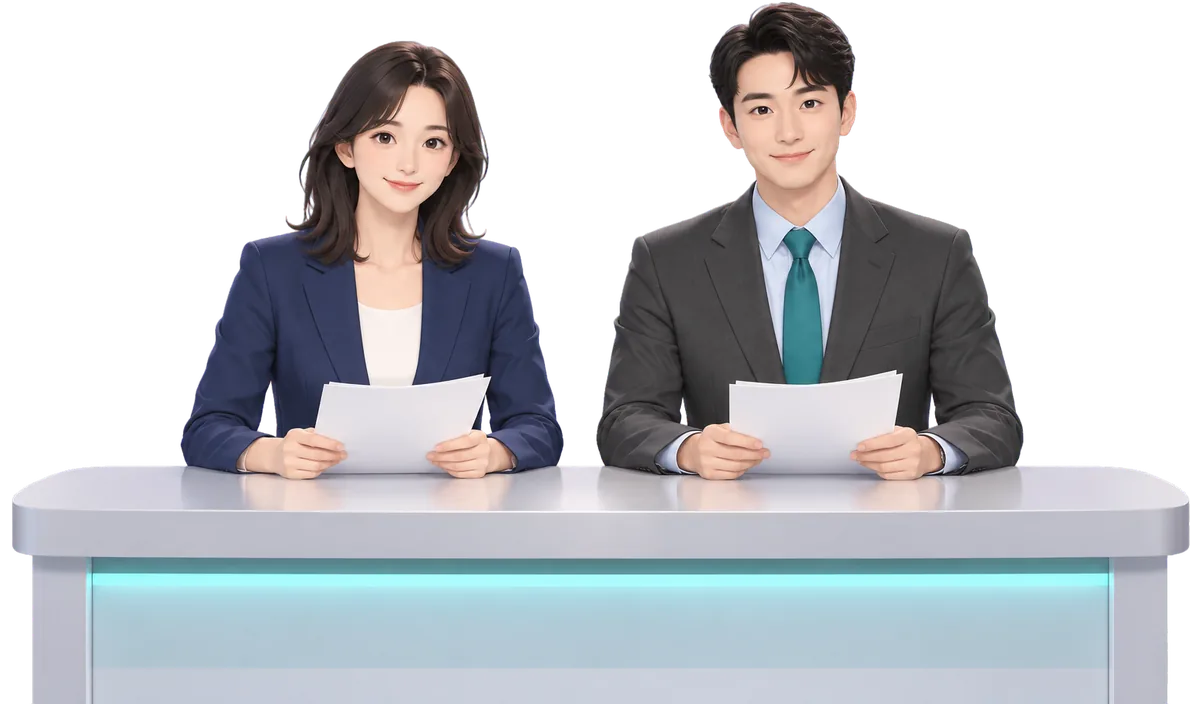
#> input picture assets/img/anchors_idle.webp, 1200 x 704 px, given in place of anchors_idle.png, which was not available; the run also reads 1 picture not shown here
$ python process_assets.py ../assets/img/senior.webp
#> lines starting #> are read from the running program, lines starting #| are printed output that depends on the picture; after the words box and inside, x2 and y2 are one past the last pixel; in counts of white or black regions, pixels touching at a corner belong together; pictures that were not available may be replaced by others from this repository, and a replacement may not be noted
# -*- coding: utf-8 -*-
"""assets/raw/*.png(Codex 생성 원본, 화풍 B)를 게임이 읽는 assets/img/*.webp로 만든다.

    python tools/process_assets.py            # 모두 만들기
    python tools/process_assets.py --check    # 만든 파일의 크기·투명도만 점검

출처: 자홍 배경 지우기(key_out)·여백 자르기(trim)는 「음운 해전」 pblsketch/sori-haejeon tools/process_assets.py를 가져왔다.

- anchors_<상태>(idle·read·oops·happy·puzzled): 자홍(#FF00FF) 배경을 지워 투명하게 → 책상(아래쪽 가장 넓은 불투명 줄)의
  왼쪽 · 오른쪽 끝이 판의 같은 자리에 오도록 크기를 맞춘다 → 같은 크기의 판(가로 1200)에 '아래 가운데'를 맞춰 놓는다.
  상태를 바꿔 끼워도 책상이 움직이지 않게(종이가 책상 밖으로 삐져나와도 책상 폭으로 맞춤).
- senior: 배경을 지우고 여백을 잘라 가로 640 이하.
- studio_bg: 3:2 그대로 1280×853.
- title: 2:3 그대로 768×1152(시작 화면 오른쪽 그림).
- chapter_badges: 한 장에 그린 장 배지 8개(4열 × 2줄) → 배경을 지우고 덩어리 8개를 줄·열 차례로 잘라 ch1~ch8(가로 256, 시작 화면 장 카드 · 지침 · 결과 머리).
- ui_icons: 같은 화풍의 화면 아이콘 8개(4열 × 2줄) → ic_guide · ic_review · ic_rule · ic_trophy · ic_blocks · ic_mark · ic_onair · ic_hint(가로 192 — 화면 제목 옆 · 게임 방법 카드).
- start_banner: 가운데 띠(위아래를 잘라 12:5)만 1200×500(휴대폰 세로 시작 화면 머리 그림).
원본(assets/raw/)은 저장소에 올리지 않는다. 프롬프트는 tools/prompts/<이름>.txt, 기록은 design/style-samples.md '게임 그림'.
"""
import os
import sys
import numpy as np
from PIL import Image
from scipy import ndimage

ROOT = os.path.dirname(os.path.dirname(os.path.abspath(__file__)))
RAW = os.path.join(ROOT, 'assets', 'raw')
OUT = os.path.join(ROOT, 'assets', 'img')

ANCHORS = ['idle', 'read', 'oops', 'happy', 'puzzled']
KEY = np.array([255, 0, 255], dtype=np.float32)


def raw(name):
#> called with name = 'anchors_idle'
    return Image.open(os.path.join(RAW, name + '.png')).convert('RGB')


def save_webp(im, name, q=82):
    path = os.path.join(OUT, name + '.webp')
    if im.mode == 'RGBA':
        im.save(path, 'WEBP', quality=q, method=6, exact=False)
    else:
        im.convert('RGB').save(path, 'WEBP', quality=q, method=6)
    print(f'  {name}.webp {im.size[0]}x{im.size[1]} {im.mode} {os.path.getsize(path) // 1024}KB')


def key_out(im):
    """자홍 배경을 투명하게. 한 점 = (1-f)·본래 색 + f·자홍 으로 보고 f = (min(R,B) - G) / 255.
    사람·옷·책상(남색·회색·청록·살색)은 min(R,B) <= G 이거나 아주 작아 지워지지 않고, 머리카락 가장자리처럼
    자홍이 섞인 곳은 본래 색으로 되돌리며 반투명이 된다."""
    a = np.asarray(im, dtype=np.float32)
    r, g, b = a[..., 0], a[..., 1], a[..., 2]
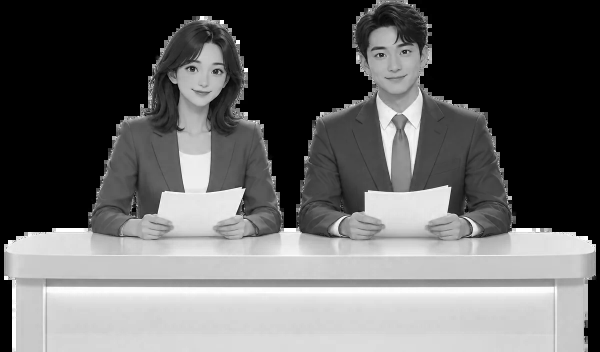
#> b: shape (704, 1200) float32 (shown at 1/2 size); min 0, max 255, mean 100.6
    f = np.clip((np.minimum(r, b) - g) / 255.0, 0, 1)
    f = np.where(f < 0.06, 0.0, f)          # 압축 잡티 · 살색의 붉은 기운은 무시
    f = np.where(f > 0.80, 1.0, f)          # 거의 순수한 자홍은 완전히 투명
    alpha = 1 - f
    al = np.clip(alpha, 1e-3, 1)[..., None]
    rgb = np.clip((a - f[..., None] * KEY) / al, 0, 255)
    rgb = np.where(alpha[..., None] > 0, rgb, 0)
    solid = alpha > 0.1
#> solid: shape (704, 1200) bool; every value is 1
    lab, n = ndimage.label(solid)
#> lab: shape (704, 1200) int32; every value is 1
#> n = 1
    if n:
        sizes = ndimage.sum(solid, lab, range(1, n + 1))
#> sizes = [844800]
        tiny = np.isin(lab, np.nonzero(sizes < 40)[0] + 1)
#> tiny: shape (704, 1200) bool; every value is 0
        alpha = np.where(tiny, 0.0, alpha)
    out = np.dstack([rgb, alpha[..., None] * 255]).astype(np.uint8)
    return Image.fromarray(out, 'RGBA')


def trim(im, pad=8):
#> called with pad = 0
    bbox = im.getchannel('A').point(lambda v: 255 if v > 8 else 0).getbbox()
#> bbox = (0, 0, 1200, 704)
    if not bbox:
        return im
    l, t, r, b = bbox
#> l = 0; t = 0; r = 1200; b = 704
    return im.crop((max(0, l - pad), max(0, t - pad), min(im.width, r + pad), min(im.height, b + pad)))


def fit_width(im, w):
    if im.width <= w:
        return im
    h = round(im.height * w / im.width)
    return im.resize((w, h), Image.LANCZOS)


def desk_fit(im, desk_w):
    """책상 윗면 높이(아래에서 25% 줄)의 불투명 구간을 책상 폭으로 보고, 그 폭이 desk_w가 되게 줄인다.
    돌려주는 값: (그림, 줄인 그림에서 책상 왼쪽 끝 x)"""
#> called with desk_w = 1176
    a = np.asarray(im.getchannel('A')) > 128
    row = a[int(im.height * 0.75)]
    xs = np.nonzero(row)[0]
#> xs = 1200 values from 0 to 1199
    l, r = (int(xs[0]), int(xs[-1])) if len(xs) else (0, im.width - 1)
#> l = 0; r = 1199
    k = desk_w / max(1, r - l)
#> k = 0.981
    out = im.resize((max(1, round(im.width * k)), max(1, round(im.height * k))), Image.LANCZOS)
#> out: PIL image 1177x690 RGBA
    return out, round(l * k)


# [14 lines left out: function badges, not called in this run]


def build():
    os.makedirs(OUT, exist_ok=True)
    # 아나운서 다섯 상태: 같은 판(가로 W)에 아래 가운데를 맞춘다
    W = 1200
    cut = []
    for s in ANCHORS:
        p = os.path.join(RAW, 'anchors_' + s + '.png')
        if not os.path.exists(p):
            print('  (없음) anchors_' + s)
            continue
        im_, left_ = desk_fit(trim(key_out(raw('anchors_' + s)), pad=0), W - 24)
#> left_ = 0
#> pass 3 of the loop in build, `for s in ANCHORS:`:
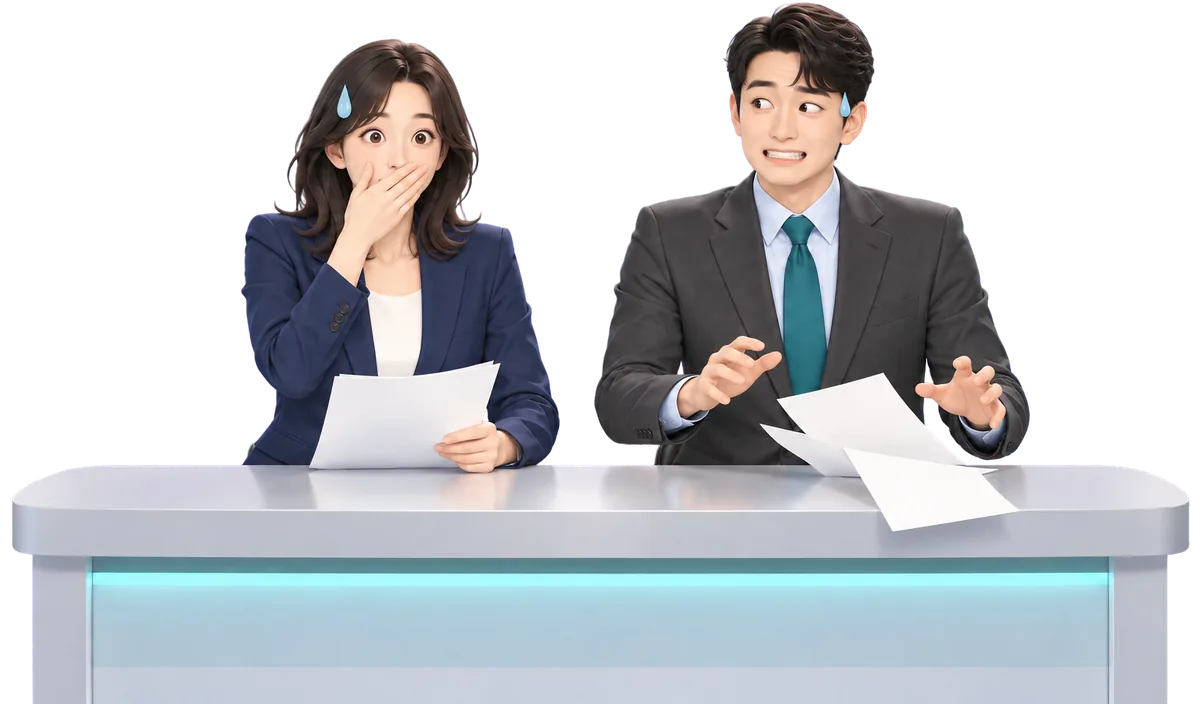
#> input picture assets/img/anchors_oops.webp, 1200 x 704 px, given in place of anchors_oops.png, which was not available
#> in key_out (call 2), `r, g, b = a[..., 0], a[..., 1], a[..., 2]`:
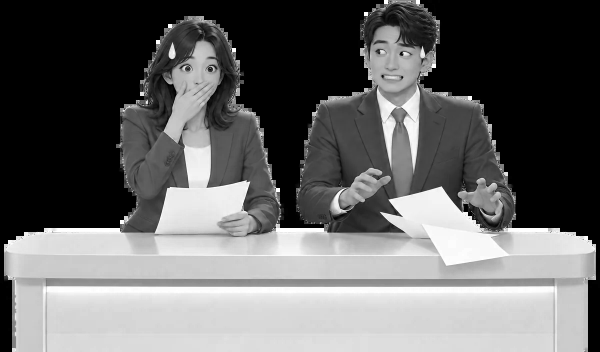
#> b: shape (704, 1200) float32 (shown at 1/2 size); min 0, max 255, mean 101.8
#> in desk_fit (call 2), `a = np.asarray(im.getchannel('A')) > 128`:
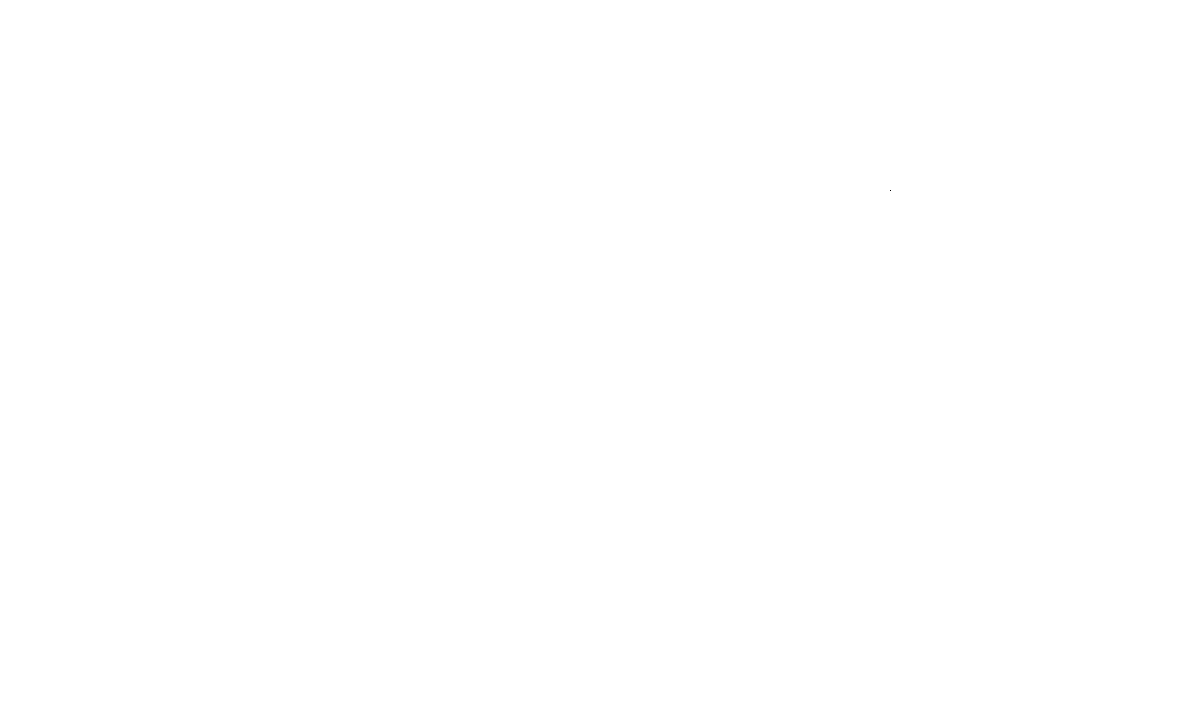
#> a: shape (704, 1200) bool; 100% white; black in thin lines or dots, all inside (x1, y1, x2, y2) = (890, 190, 891, 191)
#> the loop made 5 passes; the first 3 are shown
        cut.append((s, im_, left_))
    if cut:
        H = max(im.height for _, im, _ in cut)
        for s, im, left in cut:
            board = Image.new('RGBA', (W, H), (0, 0, 0, 0))
            board.alpha_composite(im, (12 - left, H - im.height))
            save_webp(board, 'anchors_' + s)
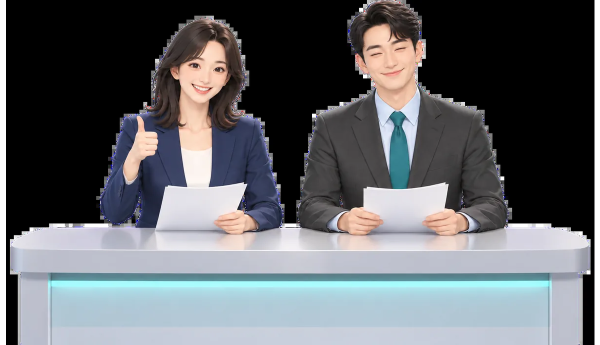
#> board: PIL image 1200x690 RGBA (shown at 1/2 size); mean R, G, B, A 93.2, 96.2, 100.3, 250.1; transparent parts drawn white
    if os.path.exists(os.path.join(RAW, 'senior.png')):
        save_webp(fit_width(trim(key_out(raw('senior'))), 640), 'senior')
#> call 4 of raw, with name = 'senior'
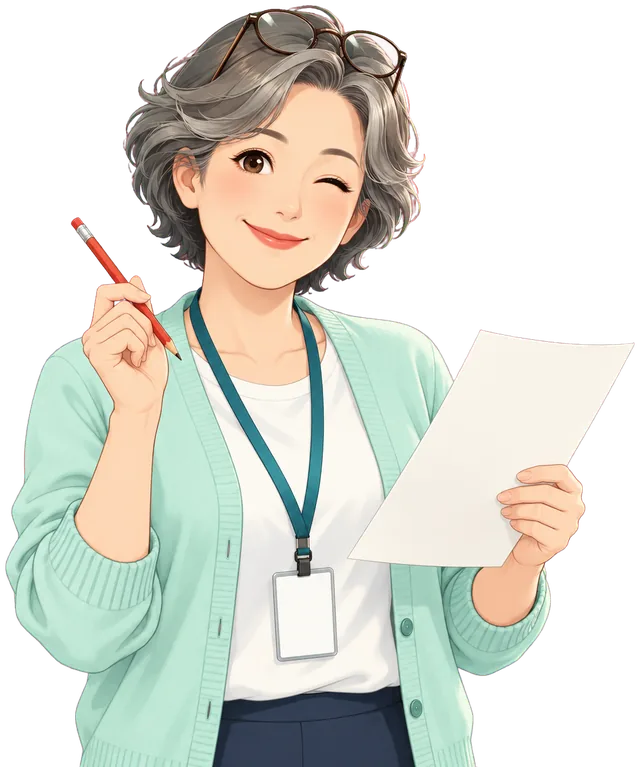
#> input picture assets/img/senior.webp, 640 x 767 px, given in place of senior.png, which was not available
#> in raw (call 4), `return Image.open(os.path.join(RAW, name + '.png')).convert('RGB')`:
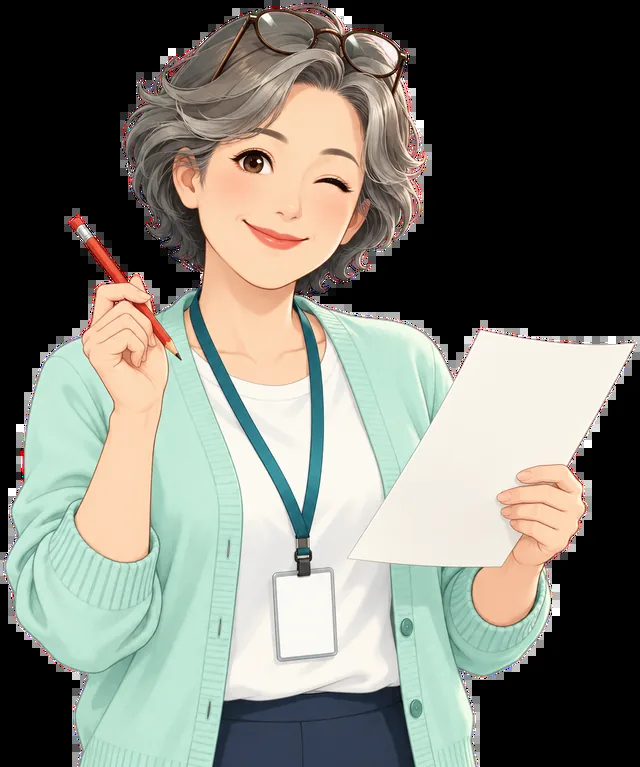
#> returned value: PIL image 640x767 RGB; mean R, G, B 122.5, 123.3, 114.1
#> in key_out (call 4), `r, g, b = a[..., 0], a[..., 1], a[..., 2]`:
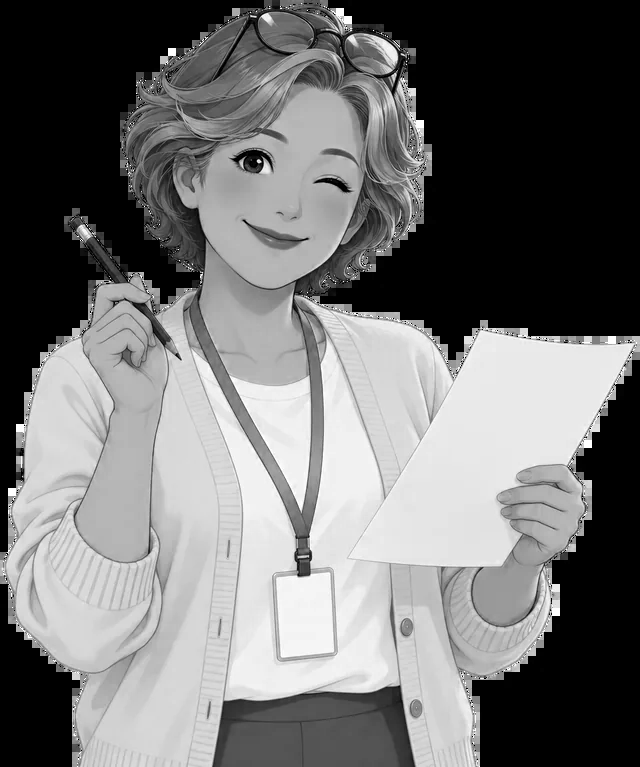
#> b: shape (767, 640) float32; min 0, max 255, mean 114.1
#> in key_out (call 4), `sizes = ndimage.sum(solid, lab, range(1, n + 1))`: sizes = [490880]
#|   senior.webp 640x767 RGBA 42KB
    if os.path.exists(os.path.join(RAW, 'studio_bg.png')):
        save_webp(raw('studio_bg').resize((1280, 853), Image.LANCZOS), 'studio_bg', q=78)
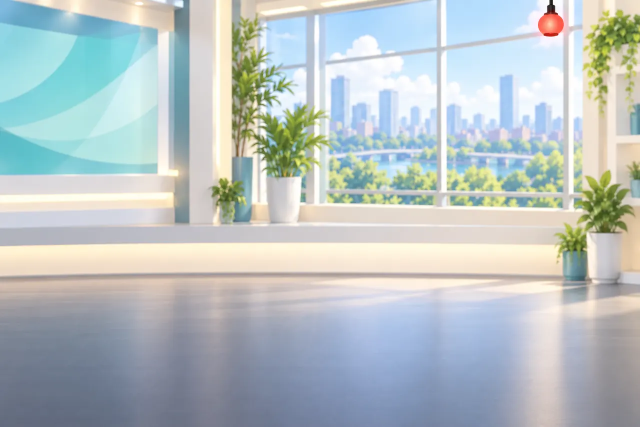
#> input picture assets/img/studio_bg.webp, 1280 x 853 px, given in place of studio_bg.png, which was not available (shown at 1/2 size)
#> in raw, returned value is the input picture: PIL image 1280x853 RGB; mean R, G, B 183.9, 193.9, 195.1
#|   studio_bg.webp 1280x853 RGB 35KB
    if os.path.exists(os.path.join(RAW, 'title.png')):
        save_webp(raw('title').resize((768, 1152), Image.LANCZOS), 'title', q=80)
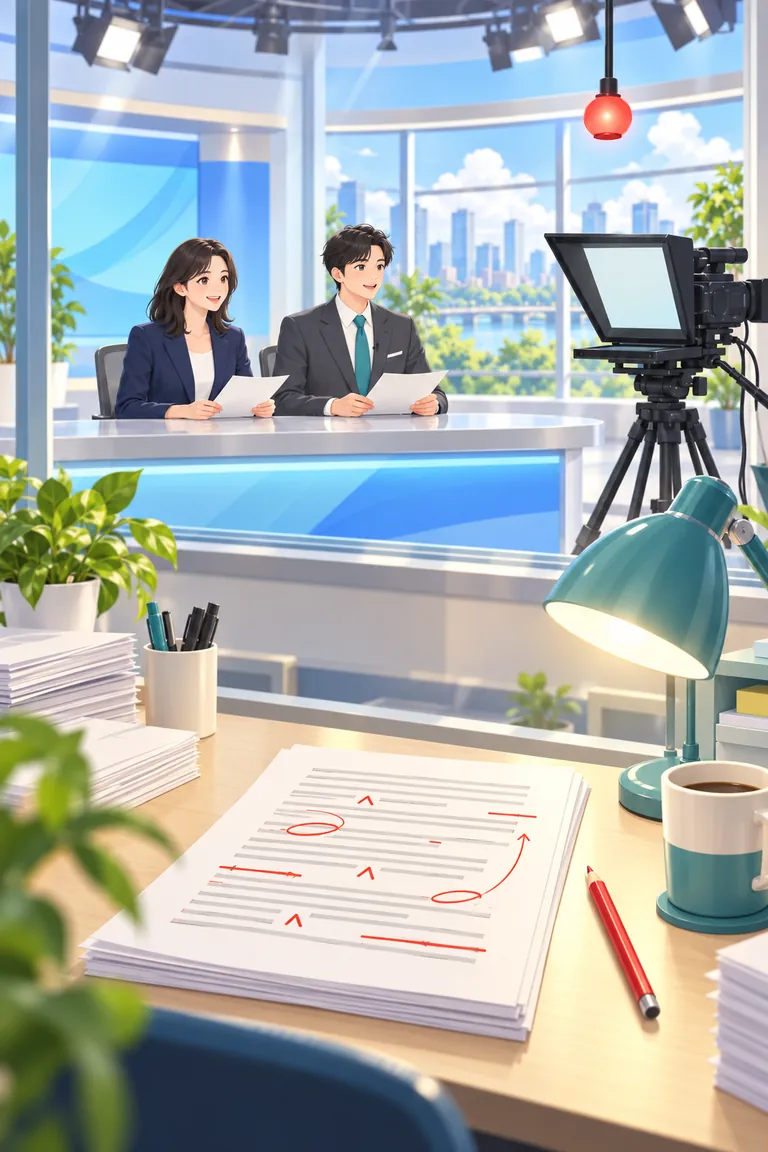
#> input picture assets/img/title.webp, 768 x 1152 px, given in place of title.png, which was not available
#|   title.webp 768x1152 RGB 69KB
    sheets = [('chapter_badges', ['ch' + str(i + 1) for i in range(8)], 256),
              ('ui_icons', ['ic_guide', 'ic_review', 'ic_rule', 'ic_trophy', 'ic_blocks', 'ic_mark', 'ic_onair', 'ic_hint'], 192)]
    for sheet, names, px in sheets:
        if not os.path.exists(os.path.join(RAW, sheet + '.png')):
            continue
        for nm, b in zip(names, badges(key_out(raw(sheet)))):
            side = max(b.width, b.height)
            sq = Image.new('RGBA', (side, side), (0, 0, 0, 0))
            sq.alpha_composite(b, ((side - b.width) // 2, (side - b.height) // 2))
            save_webp(sq.resize((px, px), Image.LANCZOS), nm, q=86)
    if os.path.exists(os.path.join(RAW, 'start_banner.png')):
        b = raw('start_banner')
        h = round(b.width * 5 / 12)
        y0 = 40
        save_webp(b.crop((0, y0, b.width, y0 + h)).resize((1200, 500), Image.LANCZOS), 'start_banner', q=80)
#|   start_banner.webp 1200x500 RGB 57KB


def check():
    ok = True
    for f in sorted(os.listdir(OUT)):
        im = Image.open(os.path.join(OUT, f))
        kb = os.path.getsize(os.path.join(OUT, f)) // 1024
        note = ''
        if f.startswith(('anchors_', 'senior', 'ch', 'ic_')):
            a = np.asarray(im.convert('RGBA'))[..., 3]
            corner = int(a[:4, :4].max())
#> corner = 0
            if corner > 0:
                ok = False
                note = ' 모서리가 투명하지 않음'
            # 남은 자홍 점
            rgb = np.asarray(im.convert('RGBA'), dtype=np.int32)
            pink = ((rgb[..., 0] > 200) & (rgb[..., 2] > 200) & (rgb[..., 1] < 80) & (rgb[..., 3] > 128)).sum()
#> pink = 0
            if pink > 50:
                ok = False
                note += f' 자홍 점 {pink}개'
        if kb > 400:
            ok = False
            note += ' 400KB 넘음'
        print(f'  {f} {im.size[0]}x{im.size[1]} {im.mode} {kb}KB{note}')
#|   anchors_happy.webp 1200x690 RGBA 35KB
#> pass 3 of the loop in check, `for f in sorted(os.listdir(OUT)):`:
#|   anchors_oops.webp 1200x690 RGBA 37KB
#> the loop made 7 passes; the first 3 are shown
    print('점검 통과' if ok else '점검 실패')
    return ok


if __name__ == '__main__':
    if '--check' in sys.argv:
        sys.exit(0 if check() else 1)
    build()
    check()
